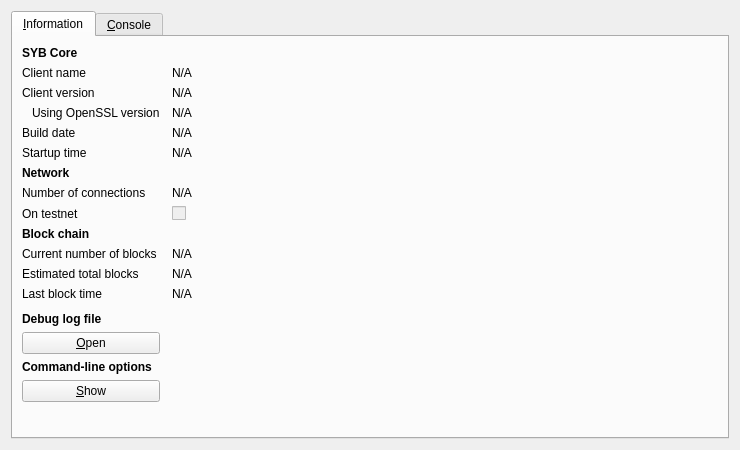
<?xml version="1.0" encoding="UTF-8"?>
<ui version="4.0">
 <class>RPCConsole</class>
 <widget class="QDialog" name="RPCConsole">
  <property name="geometry">
   <rect>
    <x>0</x>
    <y>0</y>
    <width>740</width>
    <height>450</height>
   </rect>
  </property>
  <property name="windowTitle">
   <string>SYB - Debug window</string>
  </property>
  <property name="styleSheet">
   <string notr="true">background-image: url(:/images/2s);</string>
  </property>
  <layout class="QVBoxLayout" name="verticalLayout_2">
   <item>
    <widget class="QTabWidget" name="tabWidget">
     <property name="currentIndex">
      <number>0</number>
     </property>
     <widget class="QWidget" name="tab_info">
      <attribute name="title">
       <string>&amp;Information</string>
      </attribute>
      <layout class="QGridLayout" name="gridLayout" columnstretch="0,1">
       <property name="horizontalSpacing">
        <number>12</number>
       </property>
       <item row="0" column="0">
        <widget class="QLabel" name="label_9">
         <property name="font">
          <font>
           <weight>75</weight>
           <bold>true</bold>
          </font>
         </property>
         <property name="text">
          <string>SYB Core</string>
         </property>
        </widget>
       </item>
       <item row="1" column="0">
        <widget class="QLabel" name="label_5">
         <property name="text">
          <string>Client name</string>
         </property>
        </widget>
       </item>
       <item row="1" column="1">
        <widget class="QLabel" name="clientName">
         <property name="cursor">
          <cursorShape>IBeamCursor</cursorShape>
         </property>
         <property name="text">
          <string>N/A</string>
         </property>
         <property name="textFormat">
          <enum>Qt::PlainText</enum>
         </property>
         <property name="textInteractionFlags">
          <set>Qt::LinksAccessibleByMouse|Qt::TextSelectableByKeyboard|Qt::TextSelectableByMouse</set>
         </property>
        </widget>
       </item>
       <item row="2" column="0">
        <widget class="QLabel" name="label_6">
         <property name="text">
          <string>Client version</string>
         </property>
        </widget>
       </item>
       <item row="2" column="1">
        <widget class="QLabel" name="clientVersion">
         <property name="cursor">
          <cursorShape>IBeamCursor</cursorShape>
         </property>
         <property name="text">
          <string>N/A</string>
         </property>
         <property name="textFormat">
          <enum>Qt::PlainText</enum>
         </property>
         <property name="textInteractionFlags">
          <set>Qt::LinksAccessibleByMouse|Qt::TextSelectableByKeyboard|Qt::TextSelectableByMouse</set>
         </property>
        </widget>
       </item>
       <item row="3" column="0">
        <widget class="QLabel" name="label_14">
         <property name="text">
          <string>Using OpenSSL version</string>
         </property>
         <property name="indent">
          <number>10</number>
         </property>
        </widget>
       </item>
       <item row="3" column="1">
        <widget class="QLabel" name="openSSLVersion">
         <property name="cursor">
          <cursorShape>IBeamCursor</cursorShape>
         </property>
         <property name="text">
          <string>N/A</string>
         </property>
         <property name="textFormat">
          <enum>Qt::PlainText</enum>
         </property>
         <property name="textInteractionFlags">
          <set>Qt::LinksAccessibleByMouse|Qt::TextSelectableByKeyboard|Qt::TextSelectableByMouse</set>
         </property>
        </widget>
       </item>
       <item row="4" column="0">
        <widget class="QLabel" name="label_12">
         <property name="text">
          <string>Build date</string>
         </property>
        </widget>
       </item>
       <item row="4" column="1">
        <widget class="QLabel" name="buildDate">
         <property name="cursor">
          <cursorShape>IBeamCursor</cursorShape>
         </property>
         <property name="text">
          <string>N/A</string>
         </property>
         <property name="textFormat">
          <enum>Qt::PlainText</enum>
         </property>
         <property name="textInteractionFlags">
          <set>Qt::LinksAccessibleByMouse|Qt::TextSelectableByKeyboard|Qt::TextSelectableByMouse</set>
         </property>
        </widget>
       </item>
       <item row="5" column="0">
        <widget class="QLabel" name="label_13">
         <property name="text">
          <string>Startup time</string>
         </property>
        </widget>
       </item>
       <item row="5" column="1">
        <widget class="QLabel" name="startupTime">
         <property name="cursor">
          <cursorShape>IBeamCursor</cursorShape>
         </property>
         <property name="text">
          <string>N/A</string>
         </property>
         <property name="textFormat">
          <enum>Qt::PlainText</enum>
         </property>
         <property name="textInteractionFlags">
          <set>Qt::LinksAccessibleByMouse|Qt::TextSelectableByKeyboard|Qt::TextSelectableByMouse</set>
         </property>
        </widget>
       </item>
       <item row="6" column="0">
        <widget class="QLabel" name="label_11">
         <property name="font">
          <font>
           <weight>75</weight>
           <bold>true</bold>
          </font>
         </property>
         <property name="text">
          <string>Network</string>
         </property>
        </widget>
       </item>
       <item row="7" column="0">
        <widget class="QLabel" name="label_7">
         <property name="text">
          <string>Number of connections</string>
         </property>
        </widget>
       </item>
       <item row="7" column="1">
        <widget class="QLabel" name="numberOfConnections">
         <property name="cursor">
          <cursorShape>IBeamCursor</cursorShape>
         </property>
         <property name="text">
          <string>N/A</string>
         </property>
         <property name="textFormat">
          <enum>Qt::PlainText</enum>
         </property>
         <property name="textInteractionFlags">
          <set>Qt::LinksAccessibleByMouse|Qt::TextSelectableByKeyboard|Qt::TextSelectableByMouse</set>
         </property>
        </widget>
       </item>
       <item row="8" column="0">
        <widget class="QLabel" name="label_8">
         <property name="text">
          <string>On testnet</string>
         </property>
        </widget>
       </item>
       <item row="8" column="1">
        <widget class="QCheckBox" name="isTestNet">
         <property name="enabled">
          <bool>false</bool>
         </property>
         <property name="text">
          <string/>
         </property>
        </widget>
       </item>
       <item row="9" column="0">
        <widget class="QLabel" name="label_10">
         <property name="font">
          <font>
           <weight>75</weight>
           <bold>true</bold>
          </font>
         </property>
         <property name="text">
          <string>Block chain</string>
         </property>
        </widget>
       </item>
       <item row="10" column="0">
        <widget class="QLabel" name="label_3">
         <property name="text">
          <string>Current number of blocks</string>
         </property>
        </widget>
       </item>
       <item row="10" column="1">
        <widget class="QLabel" name="numberOfBlocks">
         <property name="cursor">
          <cursorShape>IBeamCursor</cursorShape>
         </property>
         <property name="text">
          <string>N/A</string>
         </property>
         <property name="textFormat">
          <enum>Qt::PlainText</enum>
         </property>
         <property name="textInteractionFlags">
          <set>Qt::LinksAccessibleByMouse|Qt::TextSelectableByKeyboard|Qt::TextSelectableByMouse</set>
         </property>
        </widget>
       </item>
       <item row="11" column="0">
        <widget class="QLabel" name="label_4">
         <property name="text">
          <string>Estimated total blocks</string>
         </property>
        </widget>
       </item>
       <item row="11" column="1">
        <widget class="QLabel" name="totalBlocks">
         <property name="cursor">
          <cursorShape>IBeamCursor</cursorShape>
         </property>
         <property name="text">
          <string>N/A</string>
         </property>
         <property name="textFormat">
          <enum>Qt::PlainText</enum>
         </property>
         <property name="textInteractionFlags">
          <set>Qt::LinksAccessibleByMouse|Qt::TextSelectableByKeyboard|Qt::TextSelectableByMouse</set>
         </property>
        </widget>
       </item>
       <item row="12" column="0">
        <widget class="QLabel" name="label_2">
         <property name="text">
          <string>Last block time</string>
         </property>
        </widget>
       </item>
       <item row="12" column="1">
        <widget class="QLabel" name="lastBlockTime">
         <property name="cursor">
          <cursorShape>IBeamCursor</cursorShape>
         </property>
         <property name="text">
          <string>N/A</string>
         </property>
         <property name="textFormat">
          <enum>Qt::PlainText</enum>
         </property>
         <property name="textInteractionFlags">
          <set>Qt::LinksAccessibleByMouse|Qt::TextSelectableByKeyboard|Qt::TextSelectableByMouse</set>
         </property>
        </widget>
       </item>
       <item row="13" column="0">
        <spacer name="verticalSpacer_2">
         <property name="orientation">
          <enum>Qt::Vertical</enum>
         </property>
         <property name="sizeHint" stdset="0">
          <size>
           <width>20</width>
           <height>20</height>
          </size>
         </property>
        </spacer>
       </item>
       <item row="14" column="0">
        <widget class="QLabel" name="labelDebugLogfile">
         <property name="font">
          <font>
           <weight>75</weight>
           <bold>true</bold>
          </font>
         </property>
         <property name="text">
          <string>Debug log file</string>
         </property>
        </widget>
       </item>
       <item row="15" column="0">
        <widget class="QPushButton" name="openDebugLogfileButton">
         <property name="toolTip">
          <string>Open the SYB debug log file from the current data directory. This can take a few seconds for large log files.</string>
         </property>
         <property name="text">
          <string>&amp;Open</string>
         </property>
         <property name="autoDefault">
          <bool>false</bool>
         </property>
        </widget>
       </item>
       <item row="16" column="0">
        <widget class="QLabel" name="labelCLOptions">
         <property name="font">
          <font>
           <weight>75</weight>
           <bold>true</bold>
          </font>
         </property>
         <property name="text">
          <string>Command-line options</string>
         </property>
        </widget>
       </item>
       <item row="17" column="0">
        <widget class="QPushButton" name="showCLOptionsButton">
         <property name="toolTip">
          <string>Show the SYB-Qt help message to get a list with possible SYB command-line options.</string>
         </property>
         <property name="text">
          <string>&amp;Show</string>
         </property>
         <property name="autoDefault">
          <bool>false</bool>
         </property>
        </widget>
       </item>
       <item row="18" column="0">
        <spacer name="verticalSpacer">
         <property name="orientation">
          <enum>Qt::Vertical</enum>
         </property>
         <property name="sizeHint" stdset="0">
          <size>
           <width>20</width>
           <height>40</height>
          </size>
         </property>
        </spacer>
       </item>
      </layout>
     </widget>
     <widget class="QWidget" name="tab_console">
      <attribute name="title">
       <string>&amp;Console</string>
      </attribute>
      <layout class="QVBoxLayout" name="verticalLayout_3">
       <property name="spacing">
        <number>3</number>
       </property>
       <item>
        <widget class="QTextEdit" name="messagesWidget">
         <property name="minimumSize">
          <size>
           <width>0</width>
           <height>100</height>
          </size>
         </property>
         <property name="readOnly">
          <bool>true</bool>
         </property>
         <property name="tabKeyNavigation" stdset="0">
          <bool>false</bool>
         </property>
         <property name="columnCount" stdset="0">
          <number>2</number>
         </property>
        </widget>
       </item>
       <item>
        <layout class="QHBoxLayout" name="horizontalLayout">
         <property name="spacing">
          <number>3</number>
         </property>
         <item>
          <widget class="QLabel" name="label">
           <property name="text">
            <string notr="true">&gt;</string>
           </property>
          </widget>
         </item>
         <item>
          <widget class="QLineEdit" name="lineEdit"/>
         </item>
         <item>
          <widget class="QPushButton" name="clearButton">
           <property name="maximumSize">
            <size>
             <width>24</width>
             <height>24</height>
            </size>
           </property>
           <property name="toolTip">
            <string>Clear console</string>
           </property>
           <property name="text">
            <string/>
           </property>
           <property name="icon">
            <iconset resource="../bitcoin.qrc">
             <normaloff>:/icons/remove</normaloff>:/icons/remove</iconset>
           </property>
           <property name="shortcut">
            <string notr="true">Ctrl+L</string>
           </property>
           <property name="autoDefault">
            <bool>false</bool>
           </property>
          </widget>
         </item>
        </layout>
       </item>
      </layout>
     </widget>
    </widget>
   </item>
  </layout>
 </widget>
 <resources>
  <include location="../bitcoin.qrc"/>
 </resources>
 <connections/>
</ui>
